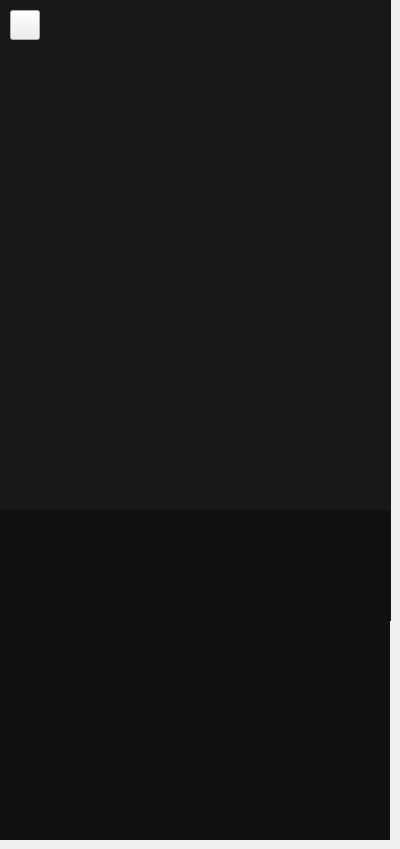
    <widget class="QWidget" name="page_3">
     <widget class="QPushButton" name="exit_btn">
      <property name="geometry">
       <rect>
        <x>10</x>
        <y>10</y>
        <width>30</width>
        <height>30</height>
       </rect>
      </property>
      <property name="font">
       <font>
        <family>PT Sans</family>
        <pointsize>24</pointsize>
        <bold>false</bold>
       </font>
      </property>
      <property name="styleSheet">
       <string notr="true"/>
      </property>
      <property name="text">
       <string/>
      </property>
      <property name="icon">
       <iconset>
        <normaloff>../../../../../../../nas/spirit/asset_project/source/ic___white.png</normaloff>../../../../../../../nas/spirit/asset_project/source/ic___white.png</iconset>
      </property>
      <property name="iconSize">
       <size>
        <width>30</width>
        <height>30</height>
       </size>
      </property>
     </widget>
     <widget class="QLabel" name="name">
      <property name="geometry">
       <rect>
        <x>100</x>
        <y>400</y>
        <width>63</width>
        <height>19</height>
       </rect>
      </property>
      <property name="styleSheet">
       <string notr="true">color: #ffffff</string>
      </property>
      <property name="text">
       <string/>
      </property>
     </widget>
     <widget class="QPushButton" name="image_l_btn">
      <property name="geometry">
       <rect>
        <x>20</x>
        <y>347</y>
        <width>71</width>
        <height>71</height>
       </rect>
      </property>
      <property name="font">
       <font>
        <family>PT Sans</family>
        <pointsize>24</pointsize>
        <bold>false</bold>
       </font>
      </property>
      <property name="styleSheet">
       <string notr="true">QPushButton {
    background: transparent;  /* 버튼 배경을 투명하게 설정 */
    border: none;             /* 테두리 없애기 (필요 시) */
    background-attachment: fixed;  /* 배경 이미지가 창 크기 변경 시 고정됨 */
    padding: 0px;                  /* 여백 제거 */
    margin: 0px;                   /* 여백 제거 */
    alignment: center;  
}
</string>
      </property>
      <property name="text">
       <string/>
      </property>
     </widget>
     <widget class="QPushButton" name="image_r_btn">
      <property name="geometry">
       <rect>
        <x>300</x>
        <y>347</y>
        <width>71</width>
        <height>71</height>
       </rect>
      </property>
      <property name="font">
       <font>
        <family>PT Sans</family>
        <pointsize>24</pointsize>
        <bold>false</bold>
       </font>
      </property>
      <property name="styleSheet">
       <string notr="true">QPushButton {
    background: transparent;  /* 버튼 배경을 투명하게 설정 */
    border: none;             /* 테두리 없애기 (필요 시) */
    background-attachment: fixed;  /* 배경 이미지가 창 크기 변경 시 고정됨 */
    padding: 0px;                  /* 여백 제거 */
    margin: 0px;                   /* 여백 제거 */
    alignment: center;  
}
</string>
      </property>
      <property name="text">
       <string/>
      </property>
     </widget>
     <widget class="QStackedWidget" name="stackedWidget_2">
      <property name="geometry">
       <rect>
        <x>0</x>
        <y>53</y>
        <width>380</width>
        <height>291</height>
       </rect>
      </property>
      <property name="styleSheet">
       <string notr="true"/>
      </property>
      <property name="currentIndex">
       <number>0</number>
      </property>
      <widget class="QWidget" name="page"/>
      <widget class="QWidget" name="page_2"/>
     </widget>
     <widget class="QLabel" name="info_list_bar_s">
      <property name="geometry">
       <rect>
        <x>20</x>
        <y>347</y>
        <width>340</width>
        <height>71</height>
       </rect>
      </property>
      <property name="text">
       <string/>
      </property>
     </widget>
     <widget class="QLabel" name="info_name">
      <property name="geometry">
       <rect>
        <x>45</x>
        <y>10</y>
        <width>291</width>
        <height>31</height>
       </rect>
      </property>
      <property name="font">
       <font>
        <family>Pretendard</family>
        <pointsize>13</pointsize>
       </font>
      </property>
      <property name="styleSheet">
       <string notr="true">color:#ffffff;</string>
      </property>
      <property name="text">
       <string/>
      </property>
     </widget>
     <widget class="QWidget" name="horizontalLayoutWidget">
      <property name="geometry">
       <rect>
        <x>47</x>
        <y>354</y>
        <width>281</width>
        <height>51</height>
       </rect>
      </property>
      <layout class="QHBoxLayout" name="image_widget_s">
       <property name="spacing">
        <number>0</number>
       </property>
       <property name="sizeConstraint">
        <enum>QLayout::SizeConstraint::SetDefaultConstraint</enum>
       </property>
       <property name="topMargin">
        <number>0</number>
       </property>
      </layout>
     </widget>
     <widget class="QPushButton" name="like_btn">
      <property name="geometry">
       <rect>
        <x>302</x>
        <y>6</y>
        <width>40</width>
        <height>40</height>
       </rect>
      </property>
      <property name="font">
       <font>
        <family>PT Sans</family>
        <pointsize>24</pointsize>
        <bold>false</bold>
       </font>
      </property>
      <property name="styleSheet">
       <string notr="true">QPushButton {
    background: transparent;  /* 버튼 배경을 투명하게 설정 */
    border: none;             /* 테두리 없애기 (필요 시) */
    background-attachment: fixed;  /* 배경 이미지가 창 크기 변경 시 고정됨 */
    padding: 0px;                  /* 여백 제거 */
    margin: 0px;                   /* 여백 제거 */
    alignment: center;  
}
</string>
      </property>
      <property name="text">
       <string/>
      </property>
      <property name="iconSize">
       <size>
        <width>40</width>
        <height>40</height>
       </size>
      </property>
     </widget>
     <widget class="QPushButton" name="exit_btn_3">
      <property name="geometry">
       <rect>
        <x>349</x>
        <y>16</y>
        <width>20</width>
        <height>20</height>
       </rect>
      </property>
      <property name="font">
       <font>
        <family>PT Sans</family>
        <pointsize>24</pointsize>
        <bold>false</bold>
       </font>
      </property>
      <property name="styleSheet">
       <string notr="true">QPushButton {
    background: transparent;  /* 버튼 배경을 투명하게 설정 */
    border: none;             /* 테두리 없애기 (필요 시) */
    background-attachment: fixed;  /* 배경 이미지가 창 크기 변경 시 고정됨 */
    padding: 0px;                  /* 여백 제거 */
    margin: 0px;                   /* 여백 제거 */
    alignment: center;  
}
</string>
      </property>
      <property name="text">
       <string/>
      </property>
      <property name="icon">
       <iconset>
        <normaloff>../../../../../../nas/spirit/asset_project/source/more_icon.png</normaloff>../../../../../../nas/spirit/asset_project/source/more_icon.png</iconset>
      </property>
      <property name="iconSize">
       <size>
        <width>20</width>
        <height>20</height>
       </size>
      </property>
     </widget>
     <widget class="QLabel" name="description">
      <property name="geometry">
       <rect>
        <x>25</x>
        <y>450</y>
        <width>327</width>
        <height>48</height>
       </rect>
      </property>
      <property name="font">
       <font>
        <family>Pretendard Variable</family>
        <pointsize>8</pointsize>
        <bold>false</bold>
       </font>
      </property>
      <property name="styleSheet">
       <string notr="true">color:#c7c7c7;</string>
      </property>
      <property name="text">
       <string/>
      </property>
      <property name="alignment">
       <set>Qt::AlignmentFlag::AlignLeading|Qt::AlignmentFlag::AlignLeft|Qt::AlignmentFlag::AlignTop</set>
      </property>
      <property name="wordWrap">
       <bool>true</bool>
      </property>
     </widget>
     <widget class="QLabel" name="info_name_2">
      <property name="geometry">
       <rect>
        <x>25</x>
        <y>416</y>
        <width>331</width>
        <height>31</height>
       </rect>
      </property>
      <property name="font">
       <font>
        <family>Pretendard ExtraBold</family>
        <pointsize>15</pointsize>
        <bold>false</bold>
       </font>
      </property>
      <property name="styleSheet">
       <string notr="true">color:#ffffff;</string>
      </property>
      <property name="text">
       <string/>
      </property>
     </widget>
     <widget class="QWidget" name="horizontalLayoutWidget_2">
      <property name="geometry">
       <rect>
        <x>20</x>
        <y>526</y>
        <width>341</width>
        <height>31</height>
       </rect>
      </property>
      <layout class="QHBoxLayout" name="horizontalLayout">
       <property name="spacing">
        <number>12</number>
       </property>
       <property name="sizeConstraint">
        <enum>QLayout::SizeConstraint::SetDefaultConstraint</enum>
       </property>
       <item>
        <widget class="QLabel" name="license_type">
         <property name="font">
          <font>
           <family>Pretendard Variable</family>
           <pointsize>10</pointsize>
          </font>
         </property>
         <property name="styleSheet">
          <string notr="true">color:#ffffff;</string>
         </property>
         <property name="text">
          <string/>
         </property>
         <property name="alignment">
          <set>Qt::AlignmentFlag::AlignCenter</set>
         </property>
        </widget>
       </item>
       <item>
        <widget class="QLabel" name="style_area">
         <property name="font">
          <font>
           <family>Pretendard Variable</family>
           <pointsize>10</pointsize>
          </font>
         </property>
         <property name="styleSheet">
          <string notr="true">color:#ffffff;</string>
         </property>
         <property name="text">
          <string/>
         </property>
         <property name="alignment">
          <set>Qt::AlignmentFlag::AlignCenter</set>
         </property>
        </widget>
       </item>
       <item>
        <widget class="QLabel" name="category">
         <property name="font">
          <font>
           <family>Pretendard Variable</family>
           <pointsize>10</pointsize>
          </font>
         </property>
         <property name="styleSheet">
          <string notr="true">color:#ffffff;</string>
         </property>
         <property name="text">
          <string/>
         </property>
         <property name="alignment">
          <set>Qt::AlignmentFlag::AlignCenter</set>
         </property>
        </widget>
       </item>
      </layout>
     </widget>
     <widget class="QLabel" name="label_3">
      <property name="geometry">
       <rect>
        <x>0</x>
        <y>-10</y>
        <width>391</width>
        <height>631</height>
       </rect>
      </property>
      <property name="styleSheet">
       <string notr="true">background-color:#181818;</string>
      </property>
      <property name="text">
       <string/>
      </property>
     </widget>
     <widget class="QWidget" name="verticalLayoutWidget">
      <property name="geometry">
       <rect>
        <x>29</x>
        <y>575</y>
        <width>321</width>
        <height>132</height>
       </rect>
      </property>
      <layout class="QVBoxLayout" name="verticalLayout">
       <property name="spacing">
        <number>2</number>
       </property>
       <item>
        <widget class="QLabel" name="asset_type">
         <property name="font">
          <font>
           <family>Pretendard Variable</family>
           <pointsize>10</pointsize>
          </font>
         </property>
         <property name="styleSheet">
          <string notr="true">color:#717171;</string>
         </property>
         <property name="text">
          <string/>
         </property>
        </widget>
       </item>
       <item>
        <widget class="QLabel" name="resolution">
         <property name="font">
          <font>
           <family>Pretendard Variable</family>
           <pointsize>10</pointsize>
          </font>
         </property>
         <property name="styleSheet">
          <string notr="true">color:#717171;</string>
         </property>
         <property name="text">
          <string/>
         </property>
        </widget>
       </item>
       <item>
        <widget class="QLabel" name="downloads">
         <property name="font">
          <font>
           <family>Pretendard Variable</family>
           <pointsize>10</pointsize>
          </font>
         </property>
         <property name="styleSheet">
          <string notr="true">color:#717171;</string>
         </property>
         <property name="text">
          <string/>
         </property>
        </widget>
       </item>
       <item>
        <widget class="QLabel" name="create_at">
         <property name="font">
          <font>
           <family>Pretendard Variable</family>
           <pointsize>10</pointsize>
          </font>
         </property>
         <property name="styleSheet">
          <string notr="true">color:#717171;</string>
         </property>
         <property name="text">
          <string/>
         </property>
        </widget>
       </item>
       <item>
        <widget class="QLabel" name="update_up">
         <property name="font">
          <font>
           <family>Pretendard Variable</family>
           <pointsize>10</pointsize>
          </font>
         </property>
         <property name="styleSheet">
          <string notr="true">color:#717171;</string>
         </property>
         <property name="text">
          <string/>
         </property>
        </widget>
       </item>
       <item>
        <widget class="QLabel" name="creator">
         <property name="font">
          <font>
           <family>Pretendard Variable</family>
           <pointsize>10</pointsize>
          </font>
         </property>
         <property name="styleSheet">
          <string notr="true">color:#717171;</string>
         </property>
         <property name="text">
          <string/>
         </property>
        </widget>
       </item>
      </layout>
     </widget>
     <widget class="QPushButton" name="download_btn">
      <property name="geometry">
       <rect>
        <x>6</x>
        <y>730</y>
        <width>371</width>
        <height>81</height>
       </rect>
      </property>
      <property name="font">
       <font>
        <family>PT Sans</family>
        <pointsize>24</pointsize>
        <bold>false</bold>
       </font>
      </property>
      <property name="styleSheet">
       <string notr="true">QPushButton {
    background: transparent;  /* 버튼 배경을 투명하게 설정 */
    border: none;             /* 테두리 없애기 (필요 시) */
    background-attachment: fixed;  /* 배경 이미지가 창 크기 변경 시 고정됨 */
    padding: 0px;                  /* 여백 제거 */
    margin: 0px;                   /* 여백 제거 */
    alignment: center;  
}
</string>
      </property>
      <property name="text">
       <string/>
      </property>
     </widget>
     <widget class="QLabel" name="label_2">
      <property name="geometry">
       <rect>
        <x>0</x>
        <y>510</y>
        <width>390</width>
        <height>330</height>
       </rect>
      </property>
      <property name="styleSheet">
       <string notr="true">background-color:#101010;</string>
      </property>
      <property name="text">
       <string/>
      </property>
     </widget>
     <widget class="QLabel" name="download_btn_one">
      <property name="geometry">
       <rect>
        <x>30</x>
        <y>730</y>
        <width>320</width>
        <height>52</height>
       </rect>
      </property>
      <property name="text">
       <string/>
      </property>
      <property name="pixmap">
       <pixmap>../../../../nas/spirit/asset_project/source/download_btn_one.png</pixmap>
      </property>
     </widget>
     <zorder>label_3</zorder>
     <zorder>info_name</zorder>
     <zorder>label_2</zorder>
     <zorder>name</zorder>
     <zorder>info_list_bar_s</zorder>
     <zorder>image_l_btn</zorder>
     <zorder>image_r_btn</zorder>
     <zorder>horizontalLayoutWidget</zorder>
     <zorder>description</zorder>
     <zorder>info_name_2</zorder>
     <zorder>horizontalLayoutWidget_2</zorder>
     <zorder>verticalLayoutWidget</zorder>
     <zorder>exit_btn_3</zorder>
     <zorder>exit_btn</zorder>
     <zorder>like_btn</zorder>
     <zorder>stackedWidget_2</zorder>
     <zorder>download_btn_one</zorder>
     <zorder>download_btn</zorder>
    </widget>
